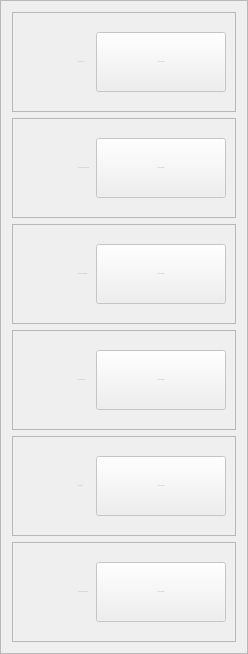
         <widget class="QFrame" name="mainUpgradeFrame">
          <property name="maximumSize">
           <size>
            <width>1234286</width>
            <height>16777215</height>
           </size>
          </property>
          <property name="font">
           <font>
            <family>Verdana</family>
            <pointsize>-1</pointsize>
            <weight>75</weight>
            <bold>true</bold>
           </font>
          </property>
          <property name="frameShape">
           <enum>QFrame::StyledPanel</enum>
          </property>
          <property name="frameShadow">
           <enum>QFrame::Raised</enum>
          </property>
          <layout class="QVBoxLayout" name="verticalLayout_4">
           <item>
            <widget class="QFrame" name="mainUpgrade">
             <property name="enabled">
              <bool>false</bool>
             </property>
             <property name="minimumSize">
              <size>
               <width>0</width>
               <height>100</height>
              </size>
             </property>
             <property name="maximumSize">
              <size>
               <width>16777215</width>
               <height>100</height>
              </size>
             </property>
             <property name="font">
              <font>
               <family>Verdana</family>
               <pointsize>-1</pointsize>
               <weight>75</weight>
               <bold>true</bold>
              </font>
             </property>
             <property name="frameShape">
              <enum>QFrame::StyledPanel</enum>
             </property>
             <property name="frameShadow">
              <enum>QFrame::Raised</enum>
             </property>
             <layout class="QHBoxLayout" name="horizontalLayout_5">
              <item>
               <widget class="QPushButton" name="mainUpgradeIcon">
                <property name="minimumSize">
                 <size>
                  <width>50</width>
                  <height>0</height>
                 </size>
                </property>
                <property name="maximumSize">
                 <size>
                  <width>50</width>
                  <height>16777215</height>
                 </size>
                </property>
                <property name="font">
                 <font>
                  <family>Verdana</family>
                  <pointsize>-1</pointsize>
                  <weight>75</weight>
                  <bold>true</bold>
                 </font>
                </property>
                <property name="text">
                 <string/>
                </property>
                <property name="icon">
                 <iconset resource="../Downloads/icons.qrc">
                  <normaloff>:/icons/icons8-mouth-64.png</normaloff>:/icons/icons8-mouth-64.png</iconset>
                </property>
                <property name="iconSize">
                 <size>
                  <width>40</width>
                  <height>40</height>
                 </size>
                </property>
                <property name="autoDefault">
                 <bool>false</bool>
                </property>
                <property name="flat">
                 <bool>true</bool>
                </property>
               </widget>
              </item>
              <item>
               <widget class="QLabel" name="mainUpgradeName">
                <property name="font">
                 <font>
                  <family>Verdana</family>
                  <pointsize>-1</pointsize>
                  <weight>75</weight>
                  <bold>true</bold>
                 </font>
                </property>
                <property name="text">
                 <string>Размер рта</string>
                </property>
                <property name="margin">
                 <number>5</number>
                </property>
               </widget>
              </item>
              <item>
               <widget class="QPushButton" name="mainUpgradeBuy">
                <property name="minimumSize">
                 <size>
                  <width>130</width>
                  <height>60</height>
                 </size>
                </property>
                <property name="maximumSize">
                 <size>
                  <width>130</width>
                  <height>60</height>
                 </size>
                </property>
                <property name="cursor">
                 <cursorShape>PointingHandCursor</cursorShape>
                </property>
                <property name="text">
                 <string>10 бургеров</string>
                </property>
                <property name="icon">
                 <iconset resource="../Downloads/icons.qrc">
                  <normaloff>:/icons/icons8-buy-32.png</normaloff>:/icons/icons8-buy-32.png</iconset>
                </property>
               </widget>
              </item>
             </layout>
            </widget>
           </item>
           <item>
            <widget class="QFrame" name="mainUpgrade_2">
             <property name="enabled">
              <bool>false</bool>
             </property>
             <property name="minimumSize">
              <size>
               <width>0</width>
               <height>100</height>
              </size>
             </property>
             <property name="maximumSize">
              <size>
               <width>16777215</width>
               <height>100</height>
              </size>
             </property>
             <property name="font">
              <font>
               <family>Verdana</family>
               <pointsize>-1</pointsize>
              </font>
             </property>
             <property name="frameShape">
              <enum>QFrame::StyledPanel</enum>
             </property>
             <property name="frameShadow">
              <enum>QFrame::Raised</enum>
             </property>
             <layout class="QHBoxLayout" name="horizontalLayout_8">
              <item>
               <widget class="QPushButton" name="mainUpgradeIcon_2">
                <property name="minimumSize">
                 <size>
                  <width>50</width>
                  <height>0</height>
                 </size>
                </property>
                <property name="maximumSize">
                 <size>
                  <width>50</width>
                  <height>16777215</height>
                 </size>
                </property>
                <property name="font">
                 <font>
                  <family>Verdana</family>
                  <pointsize>-1</pointsize>
                 </font>
                </property>
                <property name="text">
                 <string/>
                </property>
                <property name="icon">
                 <iconset resource="../Downloads/icons.qrc">
                  <normaloff>:/icons/icons8-denture-48.png</normaloff>:/icons/icons8-denture-48.png</iconset>
                </property>
                <property name="iconSize">
                 <size>
                  <width>40</width>
                  <height>40</height>
                 </size>
                </property>
                <property name="flat">
                 <bool>true</bool>
                </property>
               </widget>
              </item>
              <item>
               <widget class="QLabel" name="mainUpgradeName_2">
                <property name="font">
                 <font>
                  <family>Verdana</family>
                  <pointsize>-1</pointsize>
                  <weight>75</weight>
                  <bold>true</bold>
                 </font>
                </property>
                <property name="text">
                 <string>Мощность челюсти</string>
                </property>
                <property name="margin">
                 <number>5</number>
                </property>
               </widget>
              </item>
              <item>
               <widget class="QPushButton" name="mainUpgradeBuy_2">
                <property name="minimumSize">
                 <size>
                  <width>130</width>
                  <height>60</height>
                 </size>
                </property>
                <property name="maximumSize">
                 <size>
                  <width>130</width>
                  <height>60</height>
                 </size>
                </property>
                <property name="cursor">
                 <cursorShape>PointingHandCursor</cursorShape>
                </property>
                <property name="text">
                 <string>10 бургеров</string>
                </property>
                <property name="icon">
                 <iconset resource="../Downloads/icons.qrc">
                  <normaloff>:/icons/icons8-buy-32.png</normaloff>:/icons/icons8-buy-32.png</iconset>
                </property>
               </widget>
              </item>
             </layout>
            </widget>
           </item>
           <item>
            <widget class="QFrame" name="mainUpgrade_3">
             <property name="enabled">
              <bool>false</bool>
             </property>
             <property name="minimumSize">
              <size>
               <width>0</width>
               <height>100</height>
              </size>
             </property>
             <property name="maximumSize">
              <size>
               <width>16777215</width>
               <height>100</height>
              </size>
             </property>
             <property name="font">
              <font>
               <family>Verdana</family>
               <pointsize>-1</pointsize>
               <weight>75</weight>
               <bold>true</bold>
              </font>
             </property>
             <property name="frameShape">
              <enum>QFrame::StyledPanel</enum>
             </property>
             <property name="frameShadow">
              <enum>QFrame::Raised</enum>
             </property>
             <layout class="QHBoxLayout" name="horizontalLayout_4">
              <item>
               <widget class="QPushButton" name="mainUpgradeIcon_3">
                <property name="minimumSize">
                 <size>
                  <width>50</width>
                  <height>0</height>
                 </size>
                </property>
                <property name="maximumSize">
                 <size>
                  <width>50</width>
                  <height>16777215</height>
                 </size>
                </property>
                <property name="font">
                 <font>
                  <family>Verdana</family>
                  <pointsize>-1</pointsize>
                  <weight>75</weight>
                  <bold>true</bold>
                 </font>
                </property>
                <property name="text">
                 <string/>
                </property>
                <property name="icon">
                 <iconset resource="../Downloads/icons.qrc">
                  <normaloff>:/icons/icons8-stomach-64.png</normaloff>:/icons/icons8-stomach-64.png</iconset>
                </property>
                <property name="iconSize">
                 <size>
                  <width>40</width>
                  <height>40</height>
                 </size>
                </property>
                <property name="flat">
                 <bool>true</bool>
                </property>
               </widget>
              </item>
              <item>
               <widget class="QLabel" name="mainUpgradeName_3">
                <property name="font">
                 <font>
                  <family>Verdana</family>
                  <pointsize>-1</pointsize>
                  <weight>75</weight>
                  <bold>true</bold>
                 </font>
                </property>
                <property name="text">
                 <string>Объем желудка</string>
                </property>
                <property name="margin">
                 <number>5</number>
                </property>
               </widget>
              </item>
              <item>
               <widget class="QPushButton" name="mainUpgradeBuy_3">
                <property name="minimumSize">
                 <size>
                  <width>130</width>
                  <height>60</height>
                 </size>
                </property>
                <property name="maximumSize">
                 <size>
                  <width>130</width>
                  <height>60</height>
                 </size>
                </property>
                <property name="cursor">
                 <cursorShape>PointingHandCursor</cursorShape>
                </property>
                <property name="text">
                 <string>10 бургеров</string>
                </property>
                <property name="icon">
                 <iconset resource="../Downloads/icons.qrc">
                  <normaloff>:/icons/icons8-buy-32.png</normaloff>:/icons/icons8-buy-32.png</iconset>
                </property>
               </widget>
              </item>
             </layout>
            </widget>
           </item>
           <item>
            <widget class="QFrame" name="mainUpgrade_4">
             <property name="enabled">
              <bool>false</bool>
             </property>
             <property name="minimumSize">
              <size>
               <width>0</width>
               <height>100</height>
              </size>
             </property>
             <property name="maximumSize">
              <size>
               <width>16777215</width>
               <height>100</height>
              </size>
             </property>
             <property name="font">
              <font>
               <family>Verdana</family>
               <pointsize>-1</pointsize>
               <weight>75</weight>
               <bold>true</bold>
              </font>
             </property>
             <property name="frameShape">
              <enum>QFrame::StyledPanel</enum>
             </property>
             <property name="frameShadow">
              <enum>QFrame::Raised</enum>
             </property>
             <layout class="QHBoxLayout" name="horizontalLayout_6">
              <item>
               <widget class="QPushButton" name="mainUpgradeIcon_4">
                <property name="minimumSize">
                 <size>
                  <width>50</width>
                  <height>0</height>
                 </size>
                </property>
                <property name="maximumSize">
                 <size>
                  <width>50</width>
                  <height>16777215</height>
                 </size>
                </property>
                <property name="font">
                 <font>
                  <family>Verdana</family>
                  <pointsize>-1</pointsize>
                  <weight>75</weight>
                  <bold>true</bold>
                 </font>
                </property>
                <property name="text">
                 <string/>
                </property>
                <property name="icon">
                 <iconset resource="../Downloads/icons.qrc">
                  <normaloff>:/icons/icons8-intestine-64.png</normaloff>:/icons/icons8-intestine-64.png</iconset>
                </property>
                <property name="iconSize">
                 <size>
                  <width>40</width>
                  <height>40</height>
                 </size>
                </property>
                <property name="flat">
                 <bool>true</bool>
                </property>
               </widget>
              </item>
              <item>
               <widget class="QLabel" name="mainUpgradeName_4">
                <property name="font">
                 <font>
                  <family>Verdana</family>
                  <pointsize>-1</pointsize>
                  <weight>75</weight>
                  <bold>true</bold>
                 </font>
                </property>
                <property name="text">
                 <string>Сила кишки</string>
                </property>
                <property name="margin">
                 <number>5</number>
                </property>
               </widget>
              </item>
              <item>
               <widget class="QPushButton" name="mainUpgradeBuy_4">
                <property name="minimumSize">
                 <size>
                  <width>130</width>
                  <height>60</height>
                 </size>
                </property>
                <property name="maximumSize">
                 <size>
                  <width>130</width>
                  <height>60</height>
                 </size>
                </property>
                <property name="cursor">
                 <cursorShape>PointingHandCursor</cursorShape>
                </property>
                <property name="text">
                 <string>10 бургеров</string>
                </property>
                <property name="icon">
                 <iconset resource="../Downloads/icons.qrc">
                  <normaloff>:/icons/icons8-buy-32.png</normaloff>:/icons/icons8-buy-32.png</iconset>
                </property>
               </widget>
              </item>
             </layout>
            </widget>
           </item>
           <item>
            <widget class="QFrame" name="mainUpgrade_5">
             <property name="enabled">
              <bool>false</bool>
             </property>
             <property name="minimumSize">
              <size>
               <width>0</width>
               <height>100</height>
              </size>
             </property>
             <property name="maximumSize">
              <size>
               <width>16777215</width>
               <height>100</height>
              </size>
             </property>
             <property name="font">
              <font>
               <family>Verdana</family>
               <pointsize>-1</pointsize>
              </font>
             </property>
             <property name="frameShape">
              <enum>QFrame::StyledPanel</enum>
             </property>
             <property name="frameShadow">
              <enum>QFrame::Raised</enum>
             </property>
             <layout class="QHBoxLayout" name="horizontalLayout_9">
              <item>
               <widget class="QPushButton" name="mainUpgradeIcon_5">
                <property name="minimumSize">
                 <size>
                  <width>50</width>
                  <height>0</height>
                 </size>
                </property>
                <property name="maximumSize">
                 <size>
                  <width>50</width>
                  <height>16777215</height>
                 </size>
                </property>
                <property name="font">
                 <font>
                  <family>Verdana</family>
                  <pointsize>-1</pointsize>
                 </font>
                </property>
                <property name="text">
                 <string/>
                </property>
                <property name="icon">
                 <iconset resource="../Downloads/icons.qrc">
                  <normaloff>:/icons/icons8-savouring-delicious-food-face-48.png</normaloff>:/icons/icons8-savouring-delicious-food-face-48.png</iconset>
                </property>
                <property name="iconSize">
                 <size>
                  <width>40</width>
                  <height>40</height>
                 </size>
                </property>
                <property name="flat">
                 <bool>true</bool>
                </property>
               </widget>
              </item>
              <item>
               <widget class="QLabel" name="mainUpgradeName_5">
                <property name="font">
                 <font>
                  <family>Verdana</family>
                  <pointsize>-1</pointsize>
                  <weight>75</weight>
                  <bold>true</bold>
                 </font>
                </property>
                <property name="text">
                 <string>Аппетит</string>
                </property>
                <property name="margin">
                 <number>5</number>
                </property>
               </widget>
              </item>
              <item>
               <widget class="QPushButton" name="mainUpgradeBuy_5">
                <property name="enabled">
                 <bool>false</bool>
                </property>
                <property name="minimumSize">
                 <size>
                  <width>130</width>
                  <height>60</height>
                 </size>
                </property>
                <property name="maximumSize">
                 <size>
                  <width>130</width>
                  <height>60</height>
                 </size>
                </property>
                <property name="cursor">
                 <cursorShape>PointingHandCursor</cursorShape>
                </property>
                <property name="text">
                 <string>10 бургеров</string>
                </property>
                <property name="icon">
                 <iconset resource="../Downloads/icons.qrc">
                  <normaloff>:/icons/icons8-buy-32.png</normaloff>:/icons/icons8-buy-32.png</iconset>
                </property>
               </widget>
              </item>
             </layout>
            </widget>
           </item>
           <item>
            <widget class="QFrame" name="mainUpgrade_6">
             <property name="enabled">
              <bool>false</bool>
             </property>
             <property name="minimumSize">
              <size>
               <width>0</width>
               <height>100</height>
              </size>
             </property>
             <property name="maximumSize">
              <size>
               <width>16777215</width>
               <height>100</height>
              </size>
             </property>
             <property name="font">
              <font>
               <family>Verdana</family>
               <pointsize>-1</pointsize>
               <weight>75</weight>
               <bold>true</bold>
              </font>
             </property>
             <property name="frameShape">
              <enum>QFrame::StyledPanel</enum>
             </property>
             <property name="frameShadow">
              <enum>QFrame::Raised</enum>
             </property>
             <layout class="QHBoxLayout" name="horizontalLayout_7">
              <item>
               <widget class="QPushButton" name="mainUpgradeIcon_6">
                <property name="minimumSize">
                 <size>
                  <width>50</width>
                  <height>0</height>
                 </size>
                </property>
                <property name="maximumSize">
                 <size>
                  <width>50</width>
                  <height>16777215</height>
                 </size>
                </property>
                <property name="font">
                 <font>
                  <family>Verdana</family>
                  <pointsize>-1</pointsize>
                  <weight>75</weight>
                  <bold>true</bold>
                 </font>
                </property>
                <property name="text">
                 <string/>
                </property>
                <property name="icon">
                 <iconset resource="../Downloads/icons.qrc">
                  <normaloff>:/icons/icons8-burger-60.png</normaloff>:/icons/icons8-burger-60.png</iconset>
                </property>
                <property name="iconSize">
                 <size>
                  <width>40</width>
                  <height>40</height>
                 </size>
                </property>
                <property name="flat">
                 <bool>true</bool>
                </property>
               </widget>
              </item>
              <item>
               <widget class="QLabel" name="mainUpgradeName_6">
                <property name="font">
                 <font>
                  <family>Verdana</family>
                  <pointsize>-1</pointsize>
                  <weight>75</weight>
                  <bold>true</bold>
                 </font>
                </property>
                <property name="text">
                 <string>Уровень бургера</string>
                </property>
                <property name="margin">
                 <number>5</number>
                </property>
               </widget>
              </item>
              <item>
               <widget class="QPushButton" name="mainUpgradeBuy_6">
                <property name="enabled">
                 <bool>false</bool>
                </property>
                <property name="minimumSize">
                 <size>
                  <width>130</width>
                  <height>60</height>
                 </size>
                </property>
                <property name="maximumSize">
                 <size>
                  <width>130</width>
                  <height>60</height>
                 </size>
                </property>
                <property name="cursor">
                 <cursorShape>PointingHandCursor</cursorShape>
                </property>
                <property name="text">
                 <string>10 бургеров</string>
                </property>
                <property name="icon">
                 <iconset resource="../Downloads/icons.qrc">
                  <normaloff>:/icons/icons8-buy-32.png</normaloff>:/icons/icons8-buy-32.png</iconset>
                </property>
               </widget>
              </item>
             </layout>
            </widget>
           </item>
          </layout>
         </widget>
